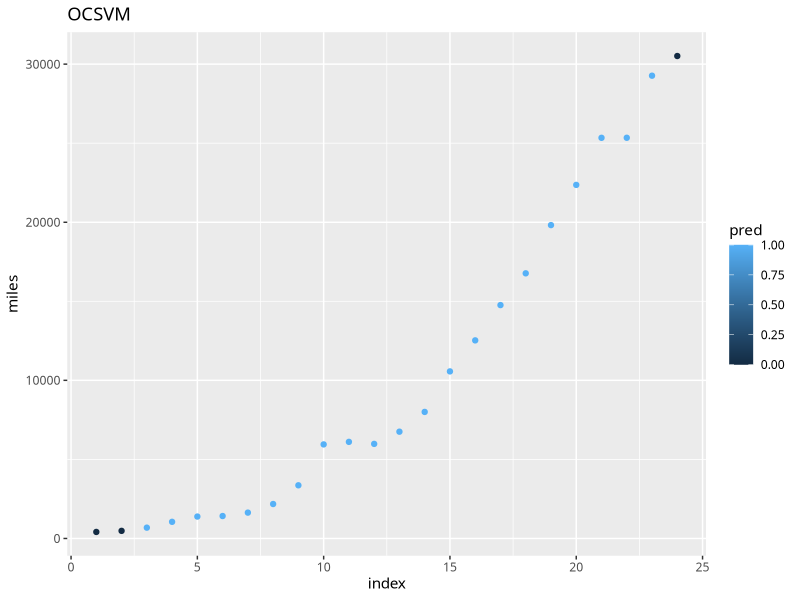

Write the R code that produced this figure.
require(kernlab)
require(ggplot2)

# change working directory
frame_files <- lapply(sys.frames(), function(x) x$ofile)
frame_files <- Filter(Negate(is.null), frame_files)
setwd(dirname(frame_files[[length(frame_files)]]))

theme_set(theme_gray(base_family="HiraKakuProN-W3"))

set.seed(1500)

df <- data.frame(miles = airmiles[1:24], class = 1)

svm <- ksvm(
  x = class ~ .,
  data = df,
  type = "one-svc",
  kernel = "rbfdot",
  kpar = list(sigma = 0.1),
  nu = 0.1 # 10% from the origin
)

preds <- predict(svm)
pred <- ifelse(preds == TRUE, 1, 0)
res <- data.frame(df, pred)
res$idx <- seq.int(nrow(res))

g <- ggplot(res, aes(x = idx, y = miles, colour = pred)) + geom_point() +
  labs(title = "OCSVM", x = "index", y = "miles")
plot(g)
